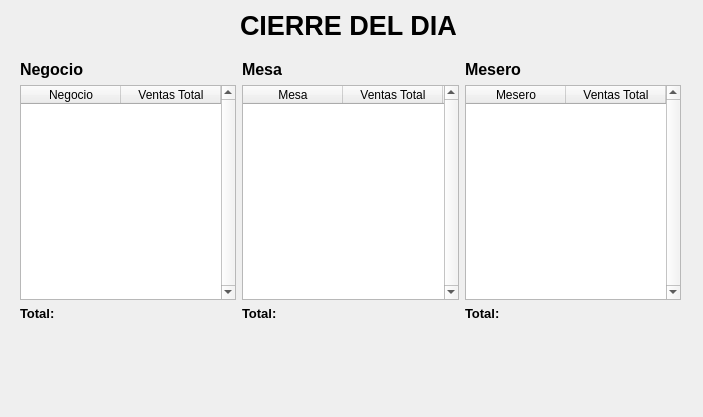
<?xml version="1.0" encoding="UTF-8"?>
<ui version="4.0">
 <class>cierreDia</class>
 <widget class="QWidget" name="cierreDia">
  <property name="geometry">
   <rect>
    <x>0</x>
    <y>0</y>
    <width>703</width>
    <height>417</height>
   </rect>
  </property>
  <property name="windowTitle">
   <string>Form</string>
  </property>
  <widget class="QLabel" name="label">
   <property name="geometry">
    <rect>
     <x>240</x>
     <y>10</y>
     <width>231</width>
     <height>31</height>
    </rect>
   </property>
   <property name="font">
    <font>
     <pointsize>20</pointsize>
     <weight>75</weight>
     <bold>true</bold>
    </font>
   </property>
   <property name="text">
    <string>CIERRE DEL DIA</string>
   </property>
  </widget>
  <widget class="QWidget" name="">
   <property name="geometry">
    <rect>
     <x>20</x>
     <y>60</y>
     <width>661</width>
     <height>261</height>
    </rect>
   </property>
   <layout class="QGridLayout" name="gridLayout">
    <item row="0" column="0" colspan="2">
     <widget class="QLabel" name="label_2">
      <property name="font">
       <font>
        <pointsize>12</pointsize>
        <weight>75</weight>
        <bold>true</bold>
       </font>
      </property>
      <property name="text">
       <string>Negocio</string>
      </property>
     </widget>
    </item>
    <item row="0" column="2">
     <widget class="QLabel" name="label_4">
      <property name="font">
       <font>
        <pointsize>12</pointsize>
        <weight>75</weight>
        <bold>true</bold>
       </font>
      </property>
      <property name="text">
       <string>Mesa</string>
      </property>
     </widget>
    </item>
    <item row="0" column="4" colspan="2">
     <widget class="QLabel" name="label_3">
      <property name="font">
       <font>
        <pointsize>12</pointsize>
        <weight>75</weight>
        <bold>true</bold>
       </font>
      </property>
      <property name="text">
       <string>Mesero</string>
      </property>
     </widget>
    </item>
    <item row="1" column="0" colspan="2">
     <widget class="QTableWidget" name="tableNegocio">
      <property name="verticalScrollBarPolicy">
       <enum>Qt::ScrollBarAlwaysOn</enum>
      </property>
      <property name="horizontalScrollBarPolicy">
       <enum>Qt::ScrollBarAlwaysOff</enum>
      </property>
      <property name="sizeAdjustPolicy">
       <enum>QAbstractScrollArea::AdjustToContents</enum>
      </property>
      <column>
       <property name="text">
        <string>Negocio</string>
       </property>
      </column>
      <column>
       <property name="text">
        <string>Ventas Total</string>
       </property>
      </column>
      <column>
       <property name="text">
        <string/>
       </property>
      </column>
      <column>
       <property name="text">
        <string/>
       </property>
      </column>
     </widget>
    </item>
    <item row="1" column="2" colspan="2">
     <widget class="QTableWidget" name="tableMesa">
      <property name="verticalScrollBarPolicy">
       <enum>Qt::ScrollBarAlwaysOn</enum>
      </property>
      <property name="horizontalScrollBarPolicy">
       <enum>Qt::ScrollBarAlwaysOff</enum>
      </property>
      <property name="sizeAdjustPolicy">
       <enum>QAbstractScrollArea::AdjustToContents</enum>
      </property>
      <column>
       <property name="text">
        <string>Mesa</string>
       </property>
      </column>
      <column>
       <property name="text">
        <string>Ventas Total</string>
       </property>
      </column>
      <column>
       <property name="text">
        <string/>
       </property>
      </column>
      <column>
       <property name="text">
        <string/>
       </property>
      </column>
     </widget>
    </item>
    <item row="1" column="4" colspan="2">
     <widget class="QTableWidget" name="tableMesero">
      <property name="verticalScrollBarPolicy">
       <enum>Qt::ScrollBarAlwaysOn</enum>
      </property>
      <property name="horizontalScrollBarPolicy">
       <enum>Qt::ScrollBarAlwaysOff</enum>
      </property>
      <property name="sizeAdjustPolicy">
       <enum>QAbstractScrollArea::AdjustToContents</enum>
      </property>
      <column>
       <property name="text">
        <string>Mesero</string>
       </property>
      </column>
      <column>
       <property name="text">
        <string>Ventas Total</string>
       </property>
      </column>
      <column>
       <property name="text">
        <string/>
       </property>
      </column>
      <column>
       <property name="text">
        <string/>
       </property>
      </column>
     </widget>
    </item>
    <item row="2" column="0">
     <widget class="QLabel" name="label_5">
      <property name="font">
       <font>
        <pointsize>10</pointsize>
        <weight>75</weight>
        <bold>true</bold>
       </font>
      </property>
      <property name="text">
       <string>Total:</string>
      </property>
     </widget>
    </item>
    <item row="2" column="1">
     <widget class="QLabel" name="labelTotalNegocio">
      <property name="text">
       <string/>
      </property>
     </widget>
    </item>
    <item row="2" column="2">
     <widget class="QLabel" name="label_6">
      <property name="font">
       <font>
        <pointsize>10</pointsize>
        <weight>75</weight>
        <bold>true</bold>
       </font>
      </property>
      <property name="text">
       <string>Total:</string>
      </property>
     </widget>
    </item>
    <item row="2" column="3">
     <widget class="QLabel" name="labelTotalMesa">
      <property name="text">
       <string/>
      </property>
     </widget>
    </item>
    <item row="2" column="4">
     <widget class="QLabel" name="label_7">
      <property name="font">
       <font>
        <pointsize>10</pointsize>
        <weight>75</weight>
        <bold>true</bold>
       </font>
      </property>
      <property name="text">
       <string>Total:</string>
      </property>
     </widget>
    </item>
    <item row="2" column="5">
     <widget class="QLabel" name="labelTotalMesero">
      <property name="text">
       <string/>
      </property>
     </widget>
    </item>
   </layout>
  </widget>
 </widget>
 <resources/>
 <connections/>
</ui>
